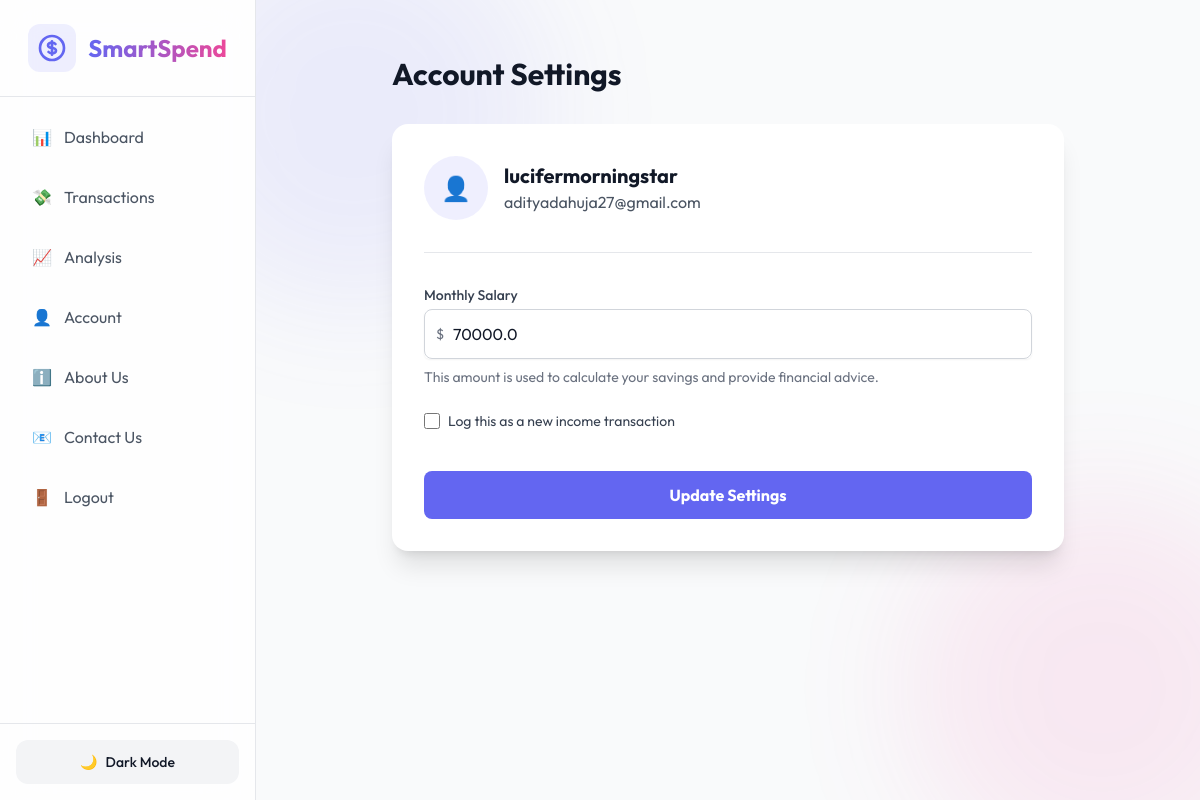
The page /settings/account (signed in) on the database its author committed.
### app/models.py (models this page shows, shortened)
class User(UserMixin, db.Model):
    id = db.Column(db.Integer, primary_key=True)
    name = db.Column(db.String(100))
    email = db.Column(db.String(120), unique=True, index=True)
    password_hash = db.Column(db.String(128))
    salary = db.Column(db.Float, default=0.0)
    created_at = db.Column(db.DateTime, default=datetime.utcnow)
    expenses = db.relationship('Expense', backref='user', lazy='dynamic')

### app/routes/settings_routes.py (the view, shortened to what this page needs)
@settings_bp.route('/account', methods=['GET', 'POST'])
@login_required
def account():
    return render_template('settings/account.html')

### app/models.py (called while the page is built)
@login_manager.user_loader
def load_user(user_id):
    return User.query.get(int(user_id))

### app/templates/settings/account.html (shortened to what this page needs)
{% extends "base.html" %}
{% block content %}
<div class="container mx-auto px-4 py-8">
    <div class="max-w-2xl mx-auto">
        <h1 class="text-3xl font-bold text-gray-900 dark:text-white mb-8">Account Settings</h1>
        <div class="bg-white dark:bg-gray-800 rounded-2xl shadow-xl overflow-hidden">
            <div class="p-8 space-y-8">
                <div class="flex items-center space-x-4 pb-8 border-b border-gray-200 dark:border-gray-700">
                    <div class="h-16 w-16 rounded-full bg-primary/10 flex items-center justify-center text-2xl">
                        👤
                    </div>
                    <div>
                        <h2 class="text-xl font-bold text-gray-900 dark:text-white">{{ current_user.name }}</h2>
                        <p class="text-gray-600 dark:text-gray-400">{{ current_user.email }}</p>
                    </div>
                </div>
                <form method="POST" action="{{ url_for('settings.account') }}" class="space-y-6">
                    <div>
                        <label for="salary" class="block text-sm font-medium text-gray-700 dark:text-gray-300 mb-1">
                            Monthly Salary
                        </label>
                        <div class="relative rounded-md shadow-sm">
                            <div class="absolute inset-y-0 left-0 pl-3 flex items-center pointer-events-none">
                                <span class="text-gray-500 sm:text-sm">$</span>
                            </div>
                            <input type="number" name="salary" id="salary" step="0.01" min="0" required
                                value="{{ current_user.salary }}"
                                class="w-full pl-7 pr-4 py-3 rounded-lg border border-gray-300 dark:border-gray-600 focus:ring-2 focus:ring-primary focus:border-transparent bg-white dark:bg-gray-700 text-gray-900 dark:text-white transition">
                        </div>
                        <p class="mt-2 text-sm text-gray-500 dark:text-gray-400">
                            This amount is used to calculate your savings and provide financial advice.
                        </p>
                    </div>
                    <div class="flex items-center">
                        <input type="checkbox" name="log_transaction" id="log_transaction"
                            class="h-4 w-4 text-primary focus:ring-primary border-gray-300 rounded">
                        <label for="log_transaction" class="ml-2 block text-sm text-gray-700 dark:text-gray-300">
                            Log this as a new income transaction
                        </label>
                    </div>
                    <div class="pt-4">
                        <button type="submit"
                            class="w-full bg-primary hover:bg-indigo-700 text-white font-bold py-3 px-4 rounded-lg transition duration-200 transform hover:scale-[1.02]">
                            Update Settings
                        </button>
                    </div>
                </form>
            </div>
        </div>
    </div>
</div>
{% endblock %}

### rows shown on the page
User: name "lucifermorningstar", email "adityadahuja27@gmail.com", salary "70000.0"
